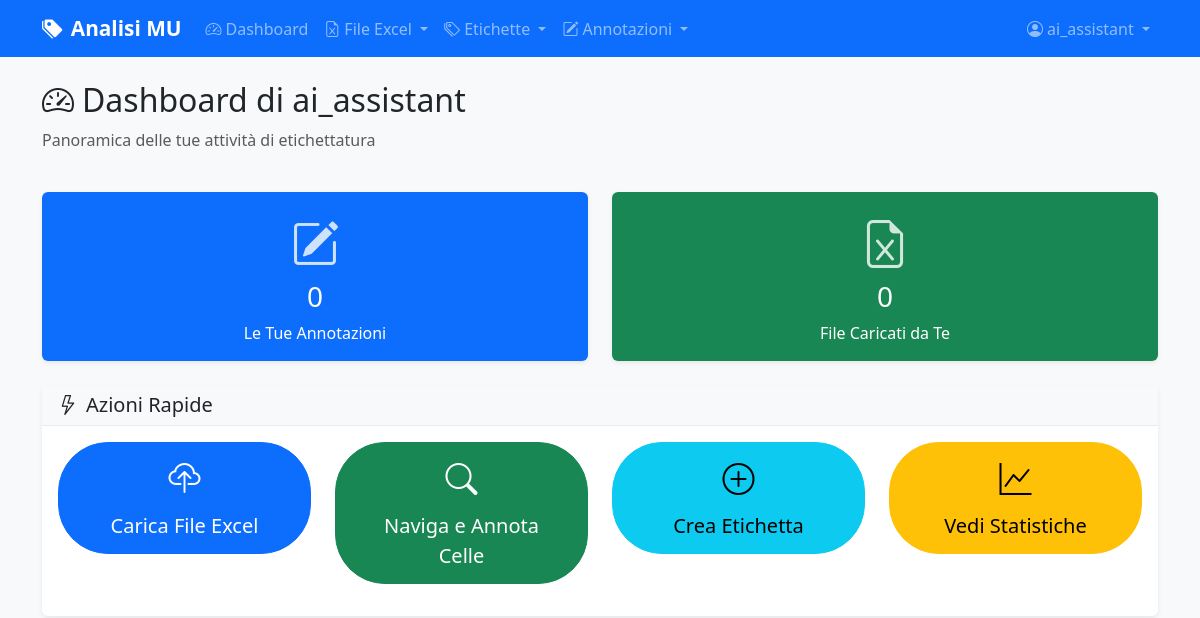
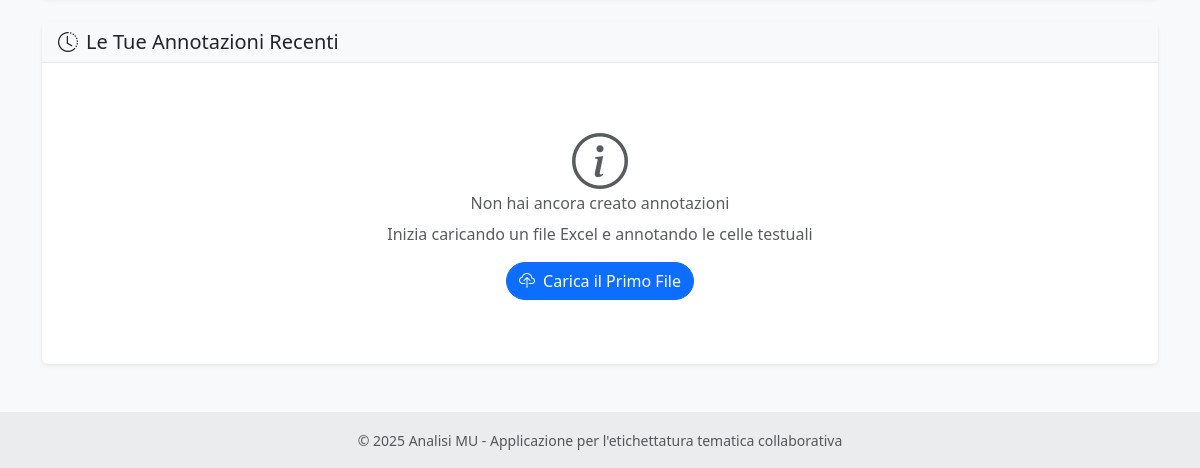
Page /dashboard (signed in) on the earlier database version (2 pictures, top to bottom).
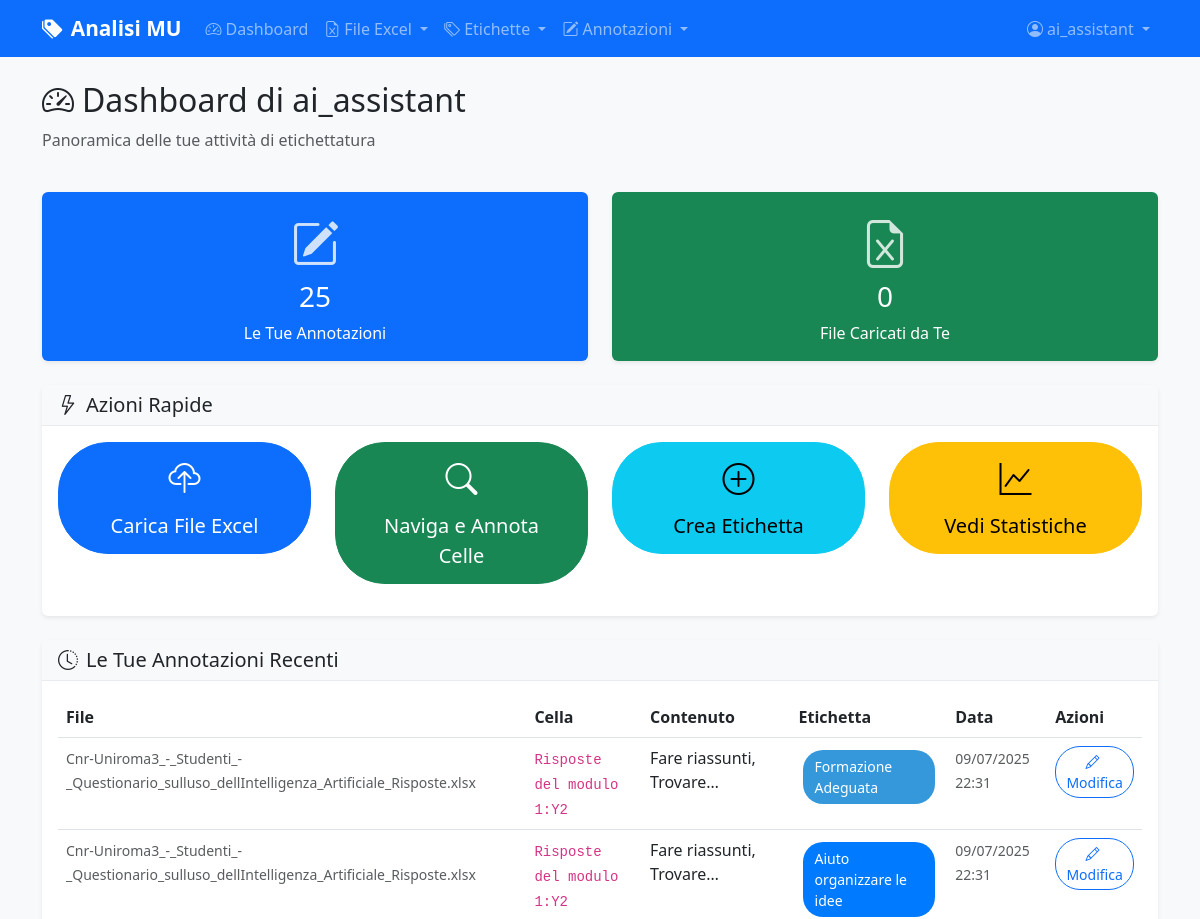
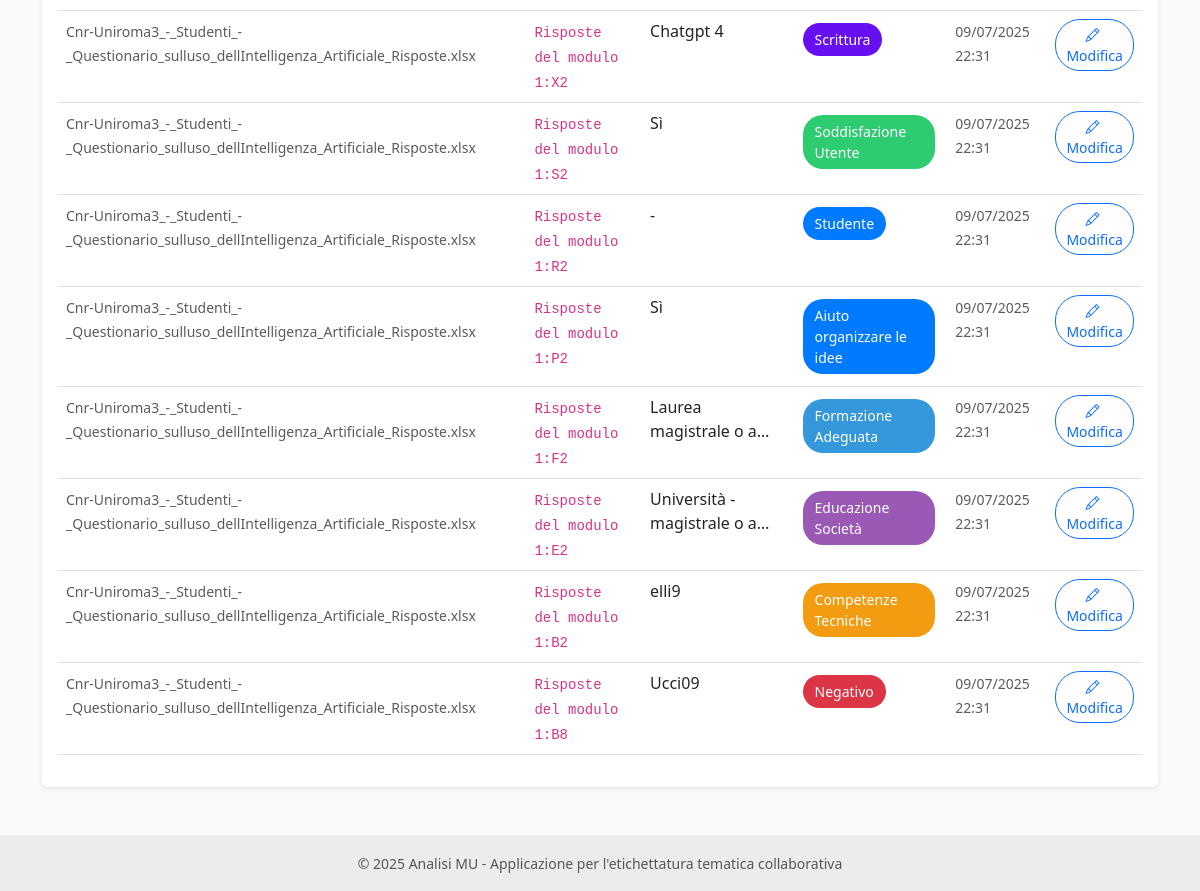
Same page on the later database version (2 pictures, top to bottom).
### models.py (models this page shows, shortened)
class User(UserMixin, db.Model):
    id = db.Column(db.Integer, primary_key=True)
    username = db.Column(db.String(80), unique=True, nullable=False)
    email = db.Column(db.String(120), unique=True, nullable=False)
    password_hash = db.Column(db.String(255), nullable=False)
    role = db.Column(db.String(20), default='annotatore')  # 'amministratore' o 'annotatore'
    is_active = db.Column(db.Boolean, default=True)
    last_login = db.Column(db.DateTime)
    created_at = db.Column(db.DateTime, default=datetime.utcnow)
    updated_at = db.Column(db.DateTime, default=datetime.utcnow, onupdate=datetime.utcnow)
    annotations = db.relationship('CellAnnotation', foreign_keys='CellAnnotation.user_id', backref='user', lazy=True, cascade='all, delete-orphan')
    def can_manage_users(self):
        return self.role == 'amministratore'

class CellAnnotation(db.Model):
    id = db.Column(db.Integer, primary_key=True)
    text_cell_id = db.Column(db.Integer, db.ForeignKey('text_cell.id'), nullable=False)
    label_id = db.Column(db.Integer, db.ForeignKey('label.id'), nullable=False)
    user_id = db.Column(db.Integer, db.ForeignKey('user.id'), nullable=False)
    created_at = db.Column(db.DateTime, default=datetime.utcnow)
    updated_at = db.Column(db.DateTime, default=datetime.utcnow, onupdate=datetime.utcnow)
    is_ai_generated = db.Column(db.Boolean, default=False)
    ai_confidence = db.Column(db.Float)  # Confidence score 0-1
    ai_model = db.Column(db.String(100))  # Modello AI utilizzato
    ai_provider = db.Column(db.String(20))  # Provider AI (ollama/openrouter)
    status = db.Column(db.String(20), default='active')  # active, pending_review, rejected
    reviewed_by = db.Column(db.Integer, db.ForeignKey('user.id'))  # Chi ha approvato/rifiutato
    reviewed_at = db.Column(db.DateTime)
    text_cell = db.relationship('TextCell', backref='annotations')
    reviewer = db.relationship('User', foreign_keys=[reviewed_by])

class ExcelFile(db.Model):
    id = db.Column(db.Integer, primary_key=True)
    filename = db.Column(db.String(255), nullable=False)
    original_filename = db.Column(db.String(255), nullable=False)
    file_path = db.Column(db.String(500), nullable=False)
    uploaded_by = db.Column(db.Integer, db.ForeignKey('user.id'), nullable=False)
    uploaded_at = db.Column(db.DateTime, default=datetime.utcnow)
    uploader = db.relationship('User', backref='uploaded_files')
    text_cells = db.relationship('TextCell', backref='excel_file', lazy=True, cascade='all, delete-orphan')

class TextCell(db.Model):
    id = db.Column(db.Integer, primary_key=True)
    excel_file_id = db.Column(db.Integer, db.ForeignKey('excel_file.id'), nullable=False)
    sheet_name = db.Column(db.String(100), nullable=False)
    row_index = db.Column(db.Integer, nullable=False)
    column_index = db.Column(db.Integer, nullable=False)
    column_name = db.Column(db.String(100))
    text_content = db.Column(db.Text, nullable=False)
    created_at = db.Column(db.DateTime, default=datetime.utcnow)
    @property
    def cell_reference(self):
        from openpyxl.utils import get_column_letter
        return f"{get_column_letter(self.column_index + 1)}{self.row_index + 1}"

class Label(db.Model):
    id = db.Column(db.Integer, primary_key=True)
    name = db.Column(db.String(100), nullable=False, unique=True)
    description = db.Column(db.Text)
    category_id = db.Column(db.Integer, db.ForeignKey('category.id'), nullable=True)
    category = db.Column(db.String(50))  # Manteniamo per compatibilità, sarà deprecato
    color = db.Column(db.String(7), default='#007bff')  # Colore HEX
    created_at = db.Column(db.DateTime, default=datetime.utcnow)
    updated_at = db.Column(db.DateTime, default=datetime.utcnow, onupdate=datetime.utcnow)
    annotations = db.relationship('CellAnnotation', backref='label', lazy=True, cascade='all, delete-orphan')
    category_obj = db.relationship('Category', foreign_keys=[category_id], back_populates='labels')

### routes/main.py (the view)
@main_bp.route('/dashboard')
@login_required
def dashboard():
    user_stats = {
        'my_annotations': CellAnnotation.query.filter_by(user_id=current_user.id).count(),
        'my_files': ExcelFile.query.filter_by(uploaded_by=current_user.id).count(),
    }
    recent_annotations = db.session.query(CellAnnotation, TextCell, Label)\
        .join(TextCell)\
        .join(Label)\
        .filter(CellAnnotation.user_id == current_user.id)\
        .order_by(CellAnnotation.created_at.desc())\
        .limit(10)\
        .all()
    return render_template('main/dashboard.html',
                         user_stats=user_stats,
                         recent_annotations=recent_annotations)

### templates/main/dashboard.html (shortened to what this page needs)
{% extends "base.html" %}
{% block content %}
<div class="row mb-4">
    <div class="col-12">
        <h2>
            <i class="bi bi-speedometer2 me-2"></i>Dashboard di {{ current_user.username }}
        </h2>
        <p class="text-muted">Panoramica delle tue attività di etichettatura</p>
    </div>
</div>
<div class="row mb-4">
    <div class="col-md-6">
        <div class="card bg-primary text-white stat-card">
            <div class="card-body text-center">
                <i class="bi bi-pencil-square stat-icon mb-3"></i>
                <h3 class="card-title">{{ user_stats.my_annotations }}</h3>
                <p class="card-text">Le Tue Annotazioni</p>
            </div>
        </div>
    </div>
    <div class="col-md-6">
        <div class="card bg-success text-white stat-card">
            <div class="card-body text-center">
                <i class="bi bi-file-earmark-excel stat-icon mb-3"></i>
                <h3 class="card-title">{{ user_stats.my_files }}</h3>
                <p class="card-text">File Caricati da Te</p>
            </div>
        </div>
    </div>
</div>
<div class="row mb-4">
    <div class="col-12">
        <div class="card">
            <div class="card-header">
                <h5 class="mb-0">
                    <i class="bi bi-lightning me-2"></i>Azioni Rapide
                </h5>
            </div>
            <div class="card-body">
                <div class="row">
                    <div class="col-md-3">
                        <a href="{{ url_for('excel.upload') }}" class="btn btn-primary btn-lg w-100 mb-3">
                            <i class="bi bi-cloud-upload d-block mb-2" style="font-size: 2rem;"></i>
                            Carica File Excel
                        </a>
                    </div>
                    <div class="col-md-3">
                        <a href="{{ url_for('annotation.browse_annotations') }}" class="btn btn-success btn-lg w-100 mb-3">
                            <i class="bi bi-search d-block mb-2" style="font-size: 2rem;"></i>
                            Naviga e Annota Celle
                        </a>
                    </div>
                    <div class="col-md-3">
                        <a href="{{ url_for('labels.create_label') }}" class="btn btn-info btn-lg w-100 mb-3">
                            <i class="bi bi-plus-circle d-block mb-2" style="font-size: 2rem;"></i>
                            Crea Etichetta
                        </a>
                    </div>
                    <div class="col-md-3">
                        <a href="{{ url_for('annotation.statistics') }}" class="btn btn-warning btn-lg w-100 mb-3">
                            <i class="bi bi-graph-up d-block mb-2" style="font-size: 2rem;"></i>
                            Vedi Statistiche
                        </a>
                    </div>
                </div>
            </div>
        </div>
    </div>
</div>
<div class="row">
    <div class="col-12">
        <div class="card">
            <div class="card-header">
                <h5 class="mb-0">
                    <i class="bi bi-clock-history me-2"></i>Le Tue Annotazioni Recenti
                </h5>
            </div>
            <div class="card-body">
                {% if recent_annotations %}
                <div class="table-responsive">
                    <table class="table table-hover">
                        <thead>
                            <tr>
                                <th>File</th>
                                <th>Cella</th>
                                <th>Contenuto</th>
                                <th>Etichetta</th>
                                <th>Data</th>
                                <th>Azioni</th>
                            </tr>
                        </thead>
                        <tbody>
                            {% for annotation, cell, label in recent_annotations %}
                            <tr>
                                <td>
                                    <small class="text-muted">{{ cell.excel_file.original_filename }}</small>
                                </td>
                                <td>
                                    <code>{{ cell.sheet_name }}:{{ cell.cell_reference }}</code>
                                </td>
                                <td>
                                    <div class="text-truncate-2" style="max-width: 200px;" title="{{ cell.text_content }}">
                                        {{ cell.text_content }}
                                    </div>
                                </td>
                                <td>
                                    <span class="label-display" style="background-color: {{ label.color }};">
                                        {{ label.name }}
                                    </span>
                                </td>
                                <td>
                                    <small class="text-muted">{{ annotation.created_at.strftime('%d/%m/%Y %H:%M') }}</small>
                                </td>
                                <td>
                                    <a href="{{ url_for('annotation.annotate_cell', cell_id=cell.id) }}"
                                       class="btn btn-sm btn-outline-primary">
                                        <i class="bi bi-pencil me-1"></i>Modifica
                                    </a>
                                </td>
                            </tr>
                            {% endfor %}
                        </tbody>
                    </table>
                </div>
                {% else %}
                <div class="text-center py-5">
                    <i class="bi bi-info-circle display-4 text-muted mb-3"></i>
                    <h6 class="text-muted">Non hai ancora creato annotazioni</h6>
                    <p class="text-muted">Inizia caricando un file Excel e annotando le celle testuali</p>
                    <a href="{{ url_for('excel.upload') }}" class="btn btn-primary">
                        <i class="bi bi-cloud-upload me-2"></i>Carica il Primo File
                    </a>
                </div>
                {% endif %}
            </div>
        </div>
    </div>
</div>
{% endblock %}

### templates/base.html (shortened to what this page needs)
<!DOCTYPE html>
<html lang="it">
<head>
    <link href="https://cdn.jsdelivr.net/npm/bootstrap@5.3.0/dist/css/bootstrap.min.css" rel="stylesheet">
    <link href="https://cdn.jsdelivr.net/npm/bootstrap-icons@1.10.0/font/bootstrap-icons.css" rel="stylesheet">
    <link href="{{ url_for('static', filename='css/style.css') }}" rel="stylesheet">
</head>
<body>
    <nav class="navbar navbar-expand-lg navbar-dark bg-primary">
        <div class="container">
            <a class="navbar-brand" href="{{ url_for('main.index') }}">
                <i class="bi bi-tags-fill me-2"></i>Analisi MU
            </a>
            <div class="collapse navbar-collapse" id="navbarNav">
                <ul class="navbar-nav me-auto">
                    {% if current_user.is_authenticated %}
                    <li class="nav-item">
                        <a class="nav-link" href="{{ url_for('main.dashboard') }}">
                            <i class="bi bi-speedometer2 me-1"></i>Dashboard
                        </a>
                    </li>
                    <li class="nav-item dropdown">
                        <a class="nav-link dropdown-toggle" href="#" id="excelDropdown" role="button" data-bs-toggle="dropdown">
                            <i class="bi bi-file-earmark-excel me-1"></i>File Excel
                        </a>
                    </li>
                    <li class="nav-item dropdown">
                        <a class="nav-link dropdown-toggle" href="#" id="labelsDropdown" role="button" data-bs-toggle="dropdown">
                            <i class="bi bi-tags me-1"></i>Etichette
                        </a>
                    </li>
                    <li class="nav-item dropdown">
                        <a class="nav-link dropdown-toggle" href="#" id="annotationDropdown" role="button" data-bs-toggle="dropdown">
                            <i class="bi bi-pencil-square me-1"></i>Annotazioni
                        </a>
                    </li>
                    {% endif %}
                </ul>
                <ul class="navbar-nav">
                    {% if current_user.is_authenticated %}
                    <li class="nav-item dropdown">
                        <a class="nav-link dropdown-toggle" href="#" id="userDropdown" role="button" data-bs-toggle="dropdown">
                            <i class="bi bi-person-circle me-1"></i>{{ current_user.username }}
                        </a>
                    </li>
                    {% endif %}
                </ul>
            </div>
        </div>
    </nav>
    <main class="container my-4">
        {% block content %}{% endblock %}
    </main>
    <footer class="bg-light text-center text-lg-start mt-5">
        <div class="text-center p-3" style="background-color: rgba(0, 0, 0, 0.05);">
            <small class="text-muted">
                © 2025 Analisi MU - Applicazione per l'etichettatura tematica collaborativa
            </small>
        </div>
    </footer>
</body>
</html>

### static/css/style.css (style rules this page uses)
:root { --primary-color: #007bff; --success-color: #28a745; --warning-color: #ffc107; --danger-color: #dc3545; --info-color: #17a2b8; --light-color: #f8f9fa; --dark-color: #343a40; }
body { font-family: 'Segoe UI', Tahoma, Geneva, Verdana, sans-serif; background-color: #f8f9fa; }
.navbar-brand { font-weight: 600; font-size: 1.3rem; }
.card { border: none; box-shadow: 0 0.125rem 0.25rem rgba(0, 0, 0, 0.075); transition: box-shadow 0.15s ease-in-out; }
.card-header { background-color: #f8f9fa; border-bottom: 1px solid #e9ecef; font-weight: 600; }
.label-display { display: inline-block; padding: 0.375rem 0.75rem; margin: 0.25rem; border-radius: 20px; font-size: 0.875rem; font-weight: 500; color: white; text-decoration: none; transition: all 0.2s ease; }
.btn { border-radius: 50px; font-weight: 500; transition: all 0.2s ease; }
.btn-sm { border-radius: 25px; }
.btn-lg { border-radius: 50px; padding: 0.75rem 2rem; }
.stat-card { transition: all 0.3s ease; }
.stat-icon { font-size: 3rem; opacity: 0.8; }
.text-truncate-2 { display: -webkit-box; -webkit-line-clamp: 2; -webkit-box-orient: vertical; overflow: hidden; }

Differences in the rows shown:
added CellAnnotation: excel_file.original_filename "Cnr-Uniroma3_-_Studenti_-_Questionario_sulluso_dellIntelligenza_Artificiale_Risposte.xlsx", sheet_name "Risposte del modulo 1", cell_reference "Y2", text_content "Fare riassunti,…", name "Formazione Adeguata", created_at "09/07/2025 22:31"
added CellAnnotation: excel_file.original_filename "Cnr-Uniroma3_-_Studenti_-_Questionario_sulluso_dellIntelligenza_Artificiale_Risposte.xlsx", sheet_name "Risposte del modulo 1", cell_reference "Y2", text_content "Fare riassunti,…", name "Aiuto organizzare le idee", created_at "09/07/2025 22:31"
added CellAnnotation: excel_file.original_filename "Cnr-Uniroma3_-_Studenti_-_Questionario_sulluso_dellIntelligenza_Artificiale_Risposte.xlsx", sheet_name "Risposte del modulo 1", cell_reference "X2", text_content "Chatgpt 4", name "Scrittura", created_at "09/07/2025 22:31"
added CellAnnotation: excel_file.original_filename "Cnr-Uniroma3_-_Studenti_-_Questionario_sulluso_dellIntelligenza_Artificiale_Risposte.xlsx", sheet_name "Risposte del modulo 1", cell_reference "S2", text_content "Sì", name "Soddisfazione Utente", created_at "09/07/2025 22:31"
added CellAnnotation: excel_file.original_filename "Cnr-Uniroma3_-_Studenti_-_Questionario_sulluso_dellIntelligenza_Artificiale_Risposte.xlsx", sheet_name "Risposte del modulo 1", cell_reference "R2", text_content "-", name "Studente", created_at "09/07/2025 22:31"
added CellAnnotation: excel_file.original_filename "Cnr-Uniroma3_-_Studenti_-_Questionario_sulluso_dellIntelligenza_Artificiale_Risposte.xlsx", sheet_name "Risposte del modulo 1", cell_reference "P2", text_content "Sì", name "Aiuto organizzare le idee", created_at "09/07/2025 22:31"
added CellAnnotation: excel_file.original_filename "Cnr-Uniroma3_-_Studenti_-_Questionario_sulluso_dellIntelligenza_Artificiale_Risposte.xlsx", sheet_name "Risposte del modulo 1", cell_reference "F2", text_content "Laurea magistrale o…", name "Formazione Adeguata", created_at "09/07/2025 22:31"
added CellAnnotation: excel_file.original_filename "Cnr-Uniroma3_-_Studenti_-_Questionario_sulluso_dellIntelligenza_Artificiale_Risposte.xlsx", sheet_name "Risposte del modulo 1", cell_reference "E2", text_content "Università - magistrale o…", name "Educazione Società", created_at "09/07/2025 22:31"
added CellAnnotation: excel_file.original_filename "Cnr-Uniroma3_-_Studenti_-_Questionario_sulluso_dellIntelligenza_Artificiale_Risposte.xlsx", sheet_name "Risposte del modulo 1", cell_reference "B2", text_content "elli9", name "Competenze Tecniche", created_at "09/07/2025 22:31"
added CellAnnotation: excel_file.original_filename "Cnr-Uniroma3_-_Studenti_-_Questionario_sulluso_dellIntelligenza_Artificiale_Risposte.xlsx", sheet_name "Risposte del modulo 1", cell_reference "B8", text_content "Ucci09", name "Negativo", created_at "09/07/2025 22:31"
Other differences:
{{ user_stats.my_annotations }}: "0" → "25"
text no longer shown: "Non hai ancora creato annotazioni Inizia caricando un file Excel e annotando le celle testuali Carica il Primo File"
text now shown: "File Cella Contenuto Etichetta Data Azioni"
